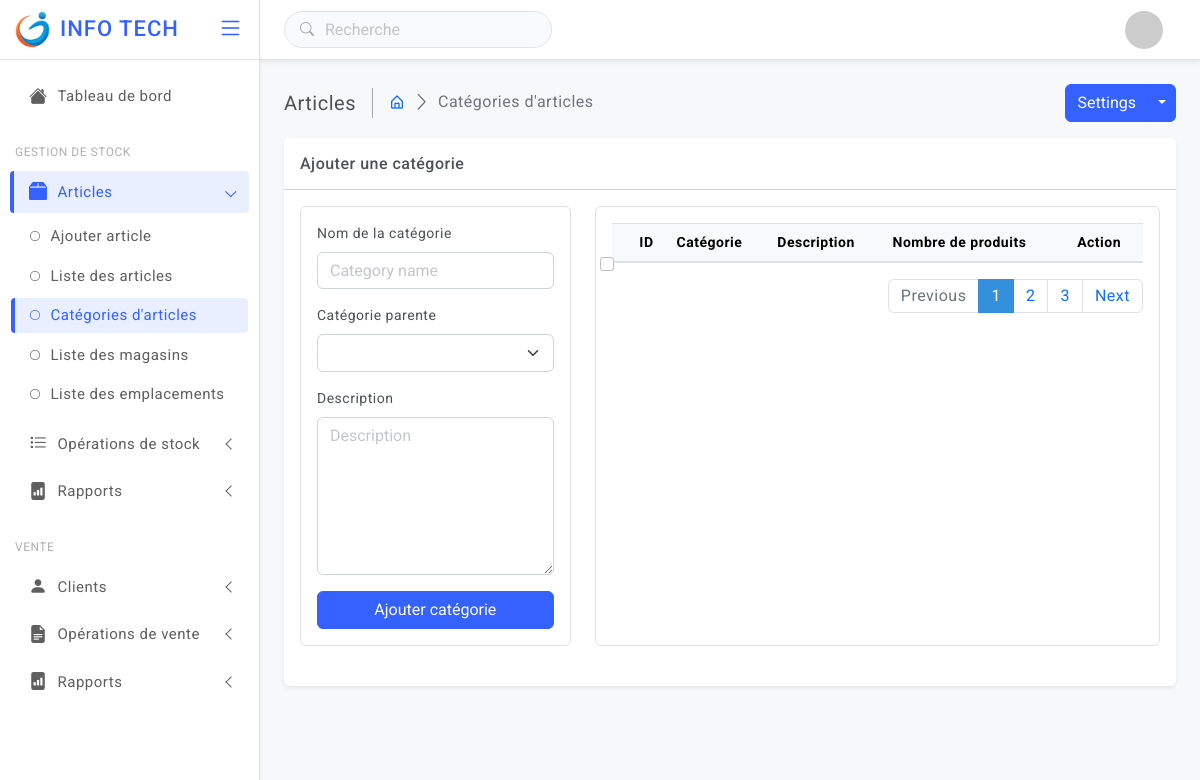
The page /controller/categories.php (signed in) on the database as committed earlier.
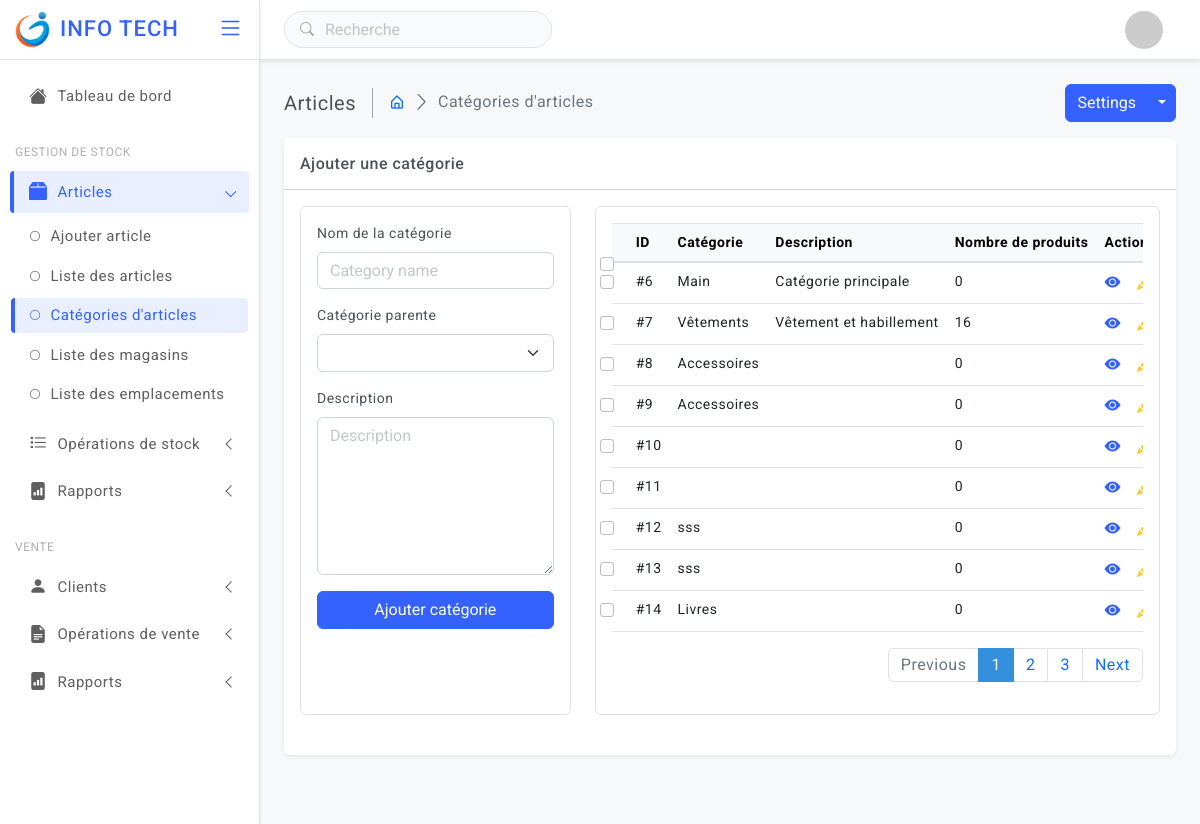
The same page on the database as committed later.
### tables this page shows
CREATE TABLE `CATG` (
  `id` int NOT NULL,
  `CATD` varchar(100) NOT NULL,
  `DESCR` varchar(100) DEFAULT NULL,
  `PARENT` int DEFAULT NULL
);

### www/controller/categories.php (called while the page is built, shortened)
<?php
include("../model/database.php");
include("../model/categories.php");
$data = new connect;
$db = $data->db_connect();
$categories = new categorie;
$rowsd = $categories->categories_get_details($db);
?>
<?php
    include("../view/layout/header_layout.php");
    include("../view/categories_view.php");
    include("../view/layout/footer.php") ?>

### www/model/categories.php (called while the page is built, shortened)
<?php
class categorie
{
    public function categories_get_details($db)
    {
        $sql = "SELECT c.id, c.CATD, c.DESCR, c.PARENT, COUNT(p.id) as \"produits\"
        FROM CATG c
        LEFT OUTER JOIN PROD p ON p.prodcat = c.id
        GROUP BY c.id, c.CATD, c.DESCR, c.PARENT";
        $requete = $db->prepare($sql);
        $requete->execute();
        $rowsd = $requete->fetchAll();
        return $rowsd;
    }
}
?>

### www/view/categories_view.php (the view, shortened to what the changed rows need)
<main class="page-content">
    <div class="card">
      <div class="card-body">
         <div class="row">
           <div class="col-12 col-lg-8 d-flex">
            <div class="card border shadow-none w-100">
              <div class="card-body">
                <div class="table-responsive">
                   <table class="table align-middle">
                     <thead class="table-light">
                       <tr>
                         <th><input class="form-check-input" type="checkbox"></th>
                         <th>ID</th>
                         <th>Catégorie</th>
                         <th>Description</th>
                         <th>Nombre de produits</th>
                         <th>Action</th>
                       </tr>
                     </thead>
                     <tbody>
                       <?php foreach ($rowsd as $key => $rowd) {?>
                       <tr>
                         <td><input class="form-check-input" type="checkbox"></td>
                         <td>#<?php echo $rowd['id'] ?></td>
                         <td><?php echo $rowd['CATD'] ?></td>
                         <td><?php echo $rowd['DESCR'] ?></td>
                         <td><?php echo $rowd['produits'] ?></td>
                         <td>
                          <div class="d-flex align-items-center gap-3 fs-6">
                            <a href="javascript:;" class="text-primary" data-bs-toggle="tooltip" data-bs-placement="bottom" title="" data-bs-original-title="View detail" aria-label="Views"><i class="bi bi-eye-fill"></i></a>
                            <a href="javascript:;" class="text-warning" data-bs-toggle="tooltip" data-bs-placement="bottom" title="" data-bs-original-title="Edit info" aria-label="Edit"><i class="bi bi-pencil-fill"></i></a>
                          </div>
                         </td>
                       </tr>
                       <?php }?>
                     </tbody>
                   </table>
                </div>
              </div>
            </div>
          </div>
         </div>
      </div>
    </div>
</main>

Rows that differ between the two databases and show on the page:
added catg: id "6", CATD "Main", DESCR "Catégorie principale", produits "0"
added catg: id "7", CATD "Vêtements", DESCR "Vêtement et habillement", produits "16"
added catg: id "8", CATD "Accessoires", produits "0"
added catg: id "9", CATD "Accessoires", produits "0"
added catg: id "10", produits "0"
added catg: id "11", produits "0"
added catg: id "12", CATD "sss", produits "0"
added catg: id "13", CATD "sss", produits "0"
added catg: id "14", CATD "Livres", produits "0"
